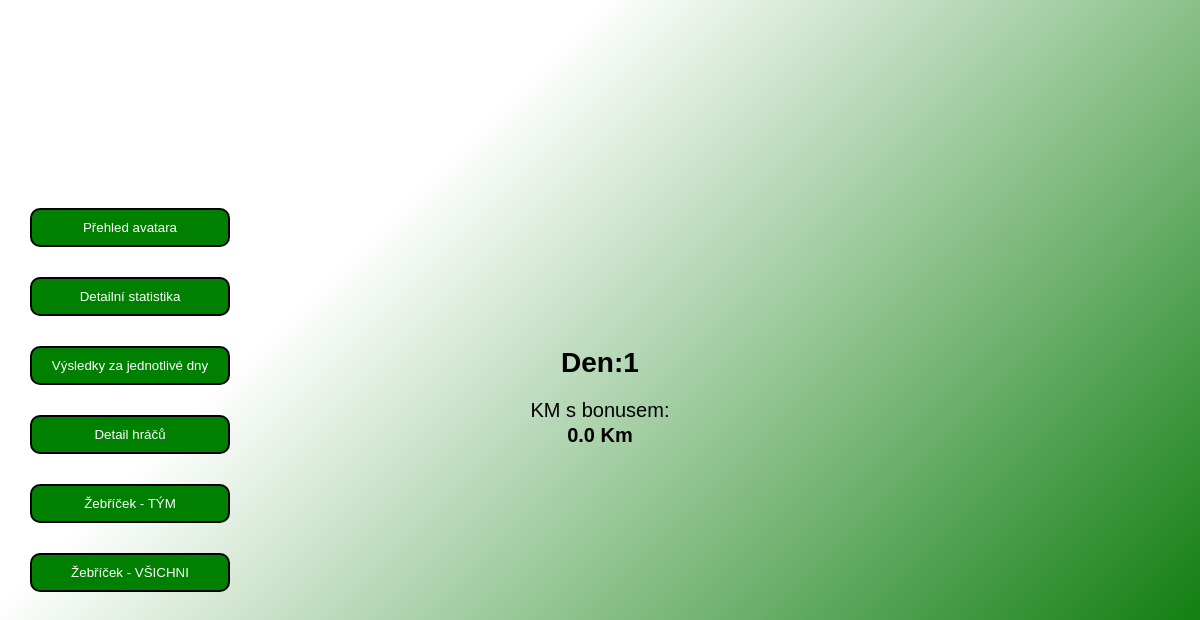
/pepaapp/pepa_jednotlive_dny, run on an earlier commit of the app's database.
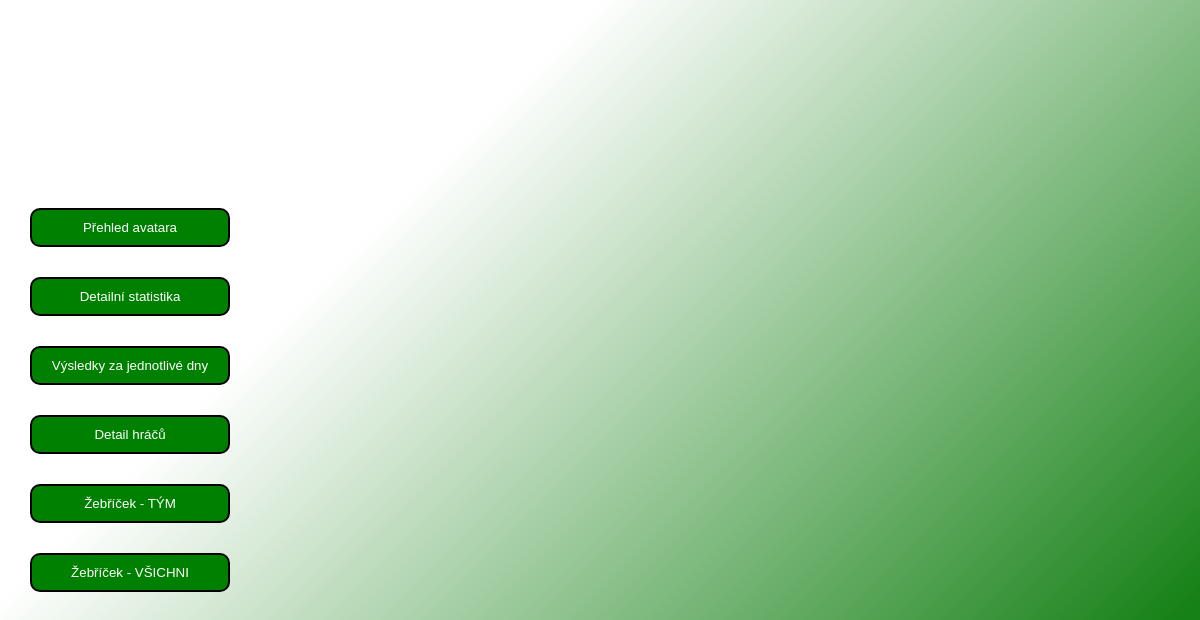
And on a later commit of the database.
### adminapp/models.py (models this page shows, shortened)
class pamet_pepa(models.Model):
    den = models.IntegerField(blank=True)
    energie = models.IntegerField(blank=True)
    kondice = models.IntegerField(blank=True)
    hydratace = models.IntegerField(blank=True)
    sytost = models.IntegerField(blank=True)
    volna_kapacita = models.FloatField(blank=True)
    zatez = models.IntegerField(blank=True)
    pepova_aktualni_vaha = models.FloatField(default=0, blank=True)
    km_s_bonusem = models.FloatField(default=0, blank=True)
    aktual_XP = models.IntegerField(default=0, blank=True)
    class Meta:
        verbose_name = "Paměť - PEPA"
        verbose_name_plural = "Paměť - PEPA"

### pepaapp/views.py (the view)
# urls.py: path('pepa_jednotlive_dny', views.jednotlive_dny, name='pepa_jednotlive_dny'),
def jednotlive_dny(request):
    return render(request, 'pepaapp/pepa_jednotlive_dny.html', {
        'pepa_pamet': pepa_pamet,
    })

### pepaapp/templates/pepaapp/pepa_jednotlive_dny.html (shortened to what this page needs)
{% extends "base_jednotlive_dny.html" %}
{% load static %}
{% block css_files %} <link rel="stylesheet" href="{% static 'pepaapp/pepa_jednotlive_dny.css' %}"> {% endblock css_files %}
{% block content %}
{% for den in pepa_pamet %}
    {% if den.den > 0 %}
        <ol class="den-zaznam">
            <h1><strong><u>Den:{{den.den}}</u></strong></h1>
            <u>KM s bonusem:</u><strong>{{den.km_s_bonusem}} Km</strong><br>
        </ol>
    {% endif %}
{% endfor %}
<div class="menu" id="nav-menu">
    <ul>
        <li><button><a href="{% url 'pepa_main_page' %}">Přehled avatara</a></button></li>
        <li><button><a href="{% url 'pepa_detail_statistika' %} ">Detailní statistika</a></button></li>
        <li><button><a href="{% url 'pepa_jednotlive_dny' %} ">Výsledky za jednotlivé dny</a></button></li>
        <li><button><a href="{% url 'pepa_full_tym' %} ">Detail hráčů</a></button></li>
        <li><button><a href="{% url 'pepa_leaderboard' %} ">Žebříček - TÝM</a></button></li>
        <li><button><a href="{% url 'all_leaderboard' %}">Žebříček - VŠICHNI</a></button></li>
    </ul>
</div>
{% endblock content %}

What changed in the data, as far as the page shows it:
removed pamet_pepa: den "1", km_s_bonusem "0.0"
